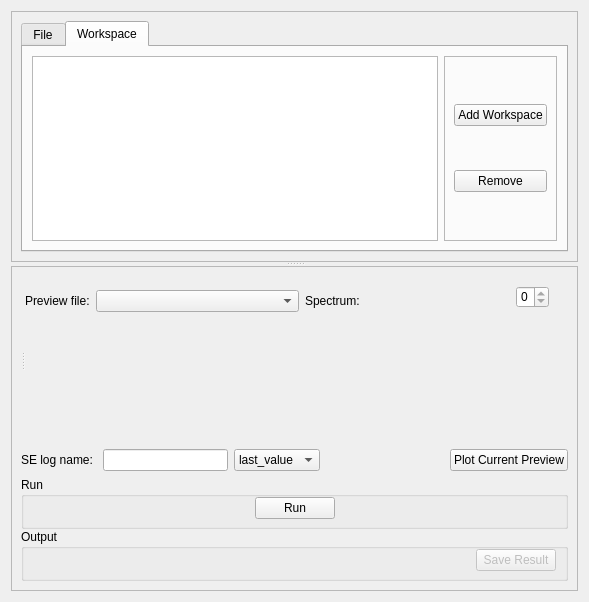
<?xml version="1.0" encoding="UTF-8"?>
<ui version="4.0">
 <class>InelasticDataManipulationElwinTab</class>
 <widget class="QWidget" name="InelasticDataManipulationElwinTab">
  <property name="geometry">
   <rect>
    <x>0</x>
    <y>0</y>
    <width>589</width>
    <height>602</height>
   </rect>
  </property>
  <property name="sizePolicy">
   <sizepolicy hsizetype="Preferred" vsizetype="Preferred">
    <horstretch>0</horstretch>
    <verstretch>0</verstretch>
   </sizepolicy>
  </property>
  <property name="windowTitle">
   <string>Form</string>
  </property>
  <layout class="QGridLayout" name="gridLayout_4">
   <item row="0" column="0">
    <widget class="QSplitter" name="splitter">
     <property name="orientation">
      <enum>Qt::Vertical</enum>
     </property>
     <widget class="QScrollArea" name="scrollArea">
      <property name="widgetResizable">
       <bool>true</bool>
      </property>
      <widget class="QWidget" name="scrollAreaWidgetContents_3">
       <property name="geometry">
        <rect>
         <x>0</x>
         <y>0</y>
         <width>569</width>
         <height>244</height>
        </rect>
       </property>
       <layout class="QGridLayout" name="gridLayout">
        <item row="0" column="0">
         <widget class="QTabWidget" name="inputChoice">
          <property name="currentIndex">
           <number>1</number>
          </property>
          <widget class="QWidget" name="file">
           <attribute name="title">
            <string>File</string>
           </attribute>
           <layout class="QGridLayout" name="gridLayout_3" columnstretch="1,0">
            <item row="0" column="0">
             <widget class="MantidQt::API::FileFinderWidget" name="dsInputFiles" native="true">
              <property name="sizePolicy">
               <sizepolicy hsizetype="Expanding" vsizetype="Fixed">
                <horstretch>0</horstretch>
                <verstretch>41</verstretch>
               </sizepolicy>
              </property>
              <property name="findRunFiles" stdset="0">
               <bool>false</bool>
              </property>
              <property name="label" stdset="0">
               <string>Input File</string>
              </property>
              <property name="multipleFiles" stdset="0">
               <bool>true</bool>
              </property>
              <property name="fileExtensions" stdset="0">
               <stringlist>
                <string>_red.nxs</string>
                <string>_sqw.nxs</string>
               </stringlist>
              </property>
             </widget>
            </item>
            <item row="0" column="1">
             <widget class="QFrame" name="frame">
              <property name="sizePolicy">
               <sizepolicy hsizetype="Expanding" vsizetype="Expanding">
                <horstretch>0</horstretch>
                <verstretch>0</verstretch>
               </sizepolicy>
              </property>
              <layout class="QVBoxLayout" name="verticalLayout_2">
               <property name="spacing">
                <number>3</number>
               </property>
               <property name="leftMargin">
                <number>0</number>
               </property>
               <property name="topMargin">
                <number>0</number>
               </property>
               <property name="rightMargin">
                <number>0</number>
               </property>
               <property name="bottomMargin">
                <number>0</number>
               </property>
               <item>
                <widget class="QCheckBox" name="ckGroupInput">
                 <property name="text">
                  <string>Group Input</string>
                 </property>
                 <property name="checked">
                  <bool>true</bool>
                 </property>
                </widget>
               </item>
               <item>
                <widget class="QCheckBox" name="ckLoadHistory">
                 <property name="text">
                  <string>Load History</string>
                 </property>
                </widget>
               </item>
              </layout>
             </widget>
            </item>
           </layout>
          </widget>
          <widget class="QWidget" name="workspace">
           <attribute name="title">
            <string>Workspace</string>
           </attribute>
           <layout class="QGridLayout" name="gridLayout_2" columnstretch="1,0">
            <item row="0" column="0">
             <widget class="QTableWidget" name="tbElwinData">
              <property name="sizePolicy">
               <sizepolicy hsizetype="Expanding" vsizetype="Expanding">
                <horstretch>0</horstretch>
                <verstretch>0</verstretch>
               </sizepolicy>
              </property>
              <property name="minimumSize">
               <size>
                <width>400</width>
                <height>0</height>
               </size>
              </property>
             </widget>
            </item>
            <item row="0" column="1">
             <widget class="QFrame" name="frame_2">
              <property name="sizePolicy">
               <sizepolicy hsizetype="Expanding" vsizetype="Expanding">
                <horstretch>0</horstretch>
                <verstretch>0</verstretch>
               </sizepolicy>
              </property>
              <property name="frameShape">
               <enum>QFrame::StyledPanel</enum>
              </property>
              <property name="frameShadow">
               <enum>QFrame::Raised</enum>
              </property>
              <layout class="QVBoxLayout" name="verticalLayout_4">
               <item>
                <widget class="QPushButton" name="wkspAdd">
                 <property name="text">
                  <string>Add Workspace</string>
                 </property>
                </widget>
               </item>
               <item>
                <widget class="QPushButton" name="wkspRemove">
                 <property name="text">
                  <string>Remove</string>
                 </property>
                </widget>
               </item>
              </layout>
             </widget>
            </item>
           </layout>
          </widget>
         </widget>
        </item>
       </layout>
      </widget>
     </widget>
     <widget class="QScrollArea" name="scrollArea_2">
      <property name="minimumSize">
       <size>
        <width>0</width>
        <height>280</height>
       </size>
      </property>
      <property name="widgetResizable">
       <bool>true</bool>
      </property>
      <widget class="QWidget" name="scrollAreaWidgetContents">
       <property name="geometry">
        <rect>
         <x>0</x>
         <y>0</y>
         <width>569</width>
         <height>331</height>
        </rect>
       </property>
       <property name="minimumSize">
        <size>
         <width>0</width>
         <height>280</height>
        </size>
       </property>
       <layout class="QVBoxLayout" name="verticalLayout_3">
        <item>
         <widget class="QSplitter" name="splitter_2">
          <property name="orientation">
           <enum>Qt::Horizontal</enum>
          </property>
          <widget class="QWidget" name="layoutWidget">
           <layout class="QVBoxLayout" name="properties"/>
          </widget>
          <widget class="QWidget" name="layoutWidget">
           <layout class="QVBoxLayout" name="loPlotAndOptions" stretch="0,1">
            <item>
             <layout class="QHBoxLayout" name="loPreviewSelection">
              <item>
               <widget class="QLabel" name="lbPreviewFile">
                <property name="text">
                 <string>Preview file:</string>
                </property>
               </widget>
              </item>
              <item>
               <widget class="QComboBox" name="cbPreviewFile">
                <property name="sizePolicy">
                 <sizepolicy hsizetype="Expanding" vsizetype="Fixed">
                  <horstretch>0</horstretch>
                  <verstretch>0</verstretch>
                 </sizepolicy>
                </property>
               </widget>
              </item>
              <item>
               <widget class="QLabel" name="lbPreviewSpec">
                <property name="text">
                 <string>Spectrum:</string>
                </property>
               </widget>
              </item>
              <item>
               <widget class="QStackedWidget" name="elwinPreviewSpec">
                <property name="sizePolicy">
                 <sizepolicy hsizetype="Preferred" vsizetype="Preferred">
                  <horstretch>0</horstretch>
                  <verstretch>0</verstretch>
                 </sizepolicy>
                </property>
                <property name="minimumSize">
                 <size>
                  <width>0</width>
                  <height>50</height>
                 </size>
                </property>
                <property name="lineWidth">
                 <number>-1</number>
                </property>
                <widget class="QWidget" name="pgPlotSpinBox">
                 <widget class="QSpinBox" name="spPlotSpectrum">
                  <property name="geometry">
                   <rect>
                    <x>150</x>
                    <y>10</y>
                    <width>33</width>
                    <height>22</height>
                   </rect>
                  </property>
                  <property name="sizePolicy">
                   <sizepolicy hsizetype="Fixed" vsizetype="Expanding">
                    <horstretch>0</horstretch>
                    <verstretch>0</verstretch>
                   </sizepolicy>
                  </property>
                  <property name="maximum">
                   <number>0</number>
                  </property>
                 </widget>
                </widget>
                <widget class="QWidget" name="pgPlotCombo">
                 <widget class="QComboBox" name="cbPlotSpectrum">
                  <property name="geometry">
                   <rect>
                    <x>170</x>
                    <y>10</y>
                    <width>73</width>
                    <height>22</height>
                   </rect>
                  </property>
                  <property name="sizePolicy">
                   <sizepolicy hsizetype="Fixed" vsizetype="Expanding">
                    <horstretch>0</horstretch>
                    <verstretch>0</verstretch>
                   </sizepolicy>
                  </property>
                 </widget>
                </widget>
               </widget>
              </item>
             </layout>
            </item>
            <item>
             <widget class="MantidQt::MantidWidgets::PreviewPlot" name="ppPlot" native="true">
              <property name="sizePolicy">
               <sizepolicy hsizetype="Preferred" vsizetype="MinimumExpanding">
                <horstretch>0</horstretch>
                <verstretch>1</verstretch>
               </sizepolicy>
              </property>
              <property name="minimumSize">
               <size>
                <width>0</width>
                <height>125</height>
               </size>
              </property>
              <property name="canvasColour" stdset="0">
               <color>
                <red>255</red>
                <green>255</green>
                <blue>255</blue>
               </color>
              </property>
             </widget>
            </item>
           </layout>
          </widget>
         </widget>
        </item>
        <item>
         <layout class="QHBoxLayout" name="loSampleLog">
          <item>
           <widget class="QLabel" name="label_2">
            <property name="text">
             <string>SE log name: </string>
            </property>
           </widget>
          </item>
          <item>
           <widget class="QLineEdit" name="leLogName">
            <property name="text">
             <string/>
            </property>
           </widget>
          </item>
          <item>
           <widget class="QComboBox" name="leLogValue">
            <item>
             <property name="text">
              <string>last_value</string>
             </property>
            </item>
            <item>
             <property name="text">
              <string>average</string>
             </property>
            </item>
           </widget>
          </item>
          <item>
           <spacer name="horizontalSpacer_2">
            <property name="orientation">
             <enum>Qt::Horizontal</enum>
            </property>
            <property name="sizeHint" stdset="0">
             <size>
              <width>40</width>
              <height>20</height>
             </size>
            </property>
           </spacer>
          </item>
          <item>
           <widget class="QPushButton" name="pbPlotPreview">
            <property name="text">
             <string>Plot Current Preview</string>
            </property>
           </widget>
          </item>
         </layout>
        </item>
        <item>
         <widget class="QFrame" name="fResults">
          <layout class="QVBoxLayout" name="verticalLayout">
           <property name="spacing">
            <number>0</number>
           </property>
           <property name="leftMargin">
            <number>0</number>
           </property>
           <property name="topMargin">
            <number>0</number>
           </property>
           <property name="rightMargin">
            <number>0</number>
           </property>
           <property name="bottomMargin">
            <number>0</number>
           </property>
           <item>
            <widget class="QGroupBox" name="gbRun">
             <property name="title">
              <string>Run</string>
             </property>
             <layout class="QHBoxLayout" name="horizontalLayout">
              <property name="topMargin">
               <number>0</number>
              </property>
              <property name="bottomMargin">
               <number>7</number>
              </property>
              <item>
               <spacer name="horizontalSpacer">
                <property name="orientation">
                 <enum>Qt::Horizontal</enum>
                </property>
                <property name="sizeHint" stdset="0">
                 <size>
                  <width>40</width>
                  <height>20</height>
                 </size>
                </property>
               </spacer>
              </item>
              <item>
               <widget class="QPushButton" name="pbRun">
                <property name="text">
                 <string>Run</string>
                </property>
               </widget>
              </item>
              <item>
               <spacer name="horizontalSpacer_3">
                <property name="orientation">
                 <enum>Qt::Horizontal</enum>
                </property>
                <property name="sizeHint" stdset="0">
                 <size>
                  <width>40</width>
                  <height>20</height>
                 </size>
                </property>
               </spacer>
              </item>
             </layout>
            </widget>
           </item>
           <item>
            <widget class="QGroupBox" name="gbOutput">
             <property name="title">
              <string>Output</string>
             </property>
             <layout class="QHBoxLayout" name="horizontalLayout_5">
              <property name="topMargin">
               <number>0</number>
              </property>
              <property name="bottomMargin">
               <number>7</number>
              </property>
              <item>
               <widget class="MantidQt::CustomInterfaces::IndirectPlotOptionsView" name="ipoPlotOptions" native="true"/>
              </item>
              <item>
               <spacer name="horizontalSpacer_1">
                <property name="orientation">
                 <enum>Qt::Horizontal</enum>
                </property>
                <property name="sizeHint" stdset="0">
                 <size>
                  <width>40</width>
                  <height>20</height>
                 </size>
                </property>
               </spacer>
              </item>
              <item>
               <widget class="QPushButton" name="pbSave">
                <property name="enabled">
                 <bool>false</bool>
                </property>
                <property name="text">
                 <string>Save Result</string>
                </property>
               </widget>
              </item>
             </layout>
            </widget>
           </item>
          </layout>
         </widget>
        </item>
       </layout>
      </widget>
     </widget>
    </widget>
   </item>
  </layout>
 </widget>
 <customwidgets>
  <customwidget>
   <class>MantidQt::CustomInterfaces::IndirectPlotOptionsView</class>
   <extends>QWidget</extends>
   <header>IndirectPlotOptionsView.h</header>
   <container>1</container>
  </customwidget>
  <customwidget>
   <class>MantidQt::MantidWidgets::PreviewPlot</class>
   <extends>QWidget</extends>
   <header>MantidQtWidgets/Plotting/PreviewPlot.h</header>
   <container>1</container>
  </customwidget>
  <customwidget>
   <class>MantidQt::API::FileFinderWidget</class>
   <extends>QWidget</extends>
   <header>MantidQtWidgets/Common/FileFinderWidget.h</header>
  </customwidget>
 </customwidgets>
 <resources/>
 <connections/>
</ui>
